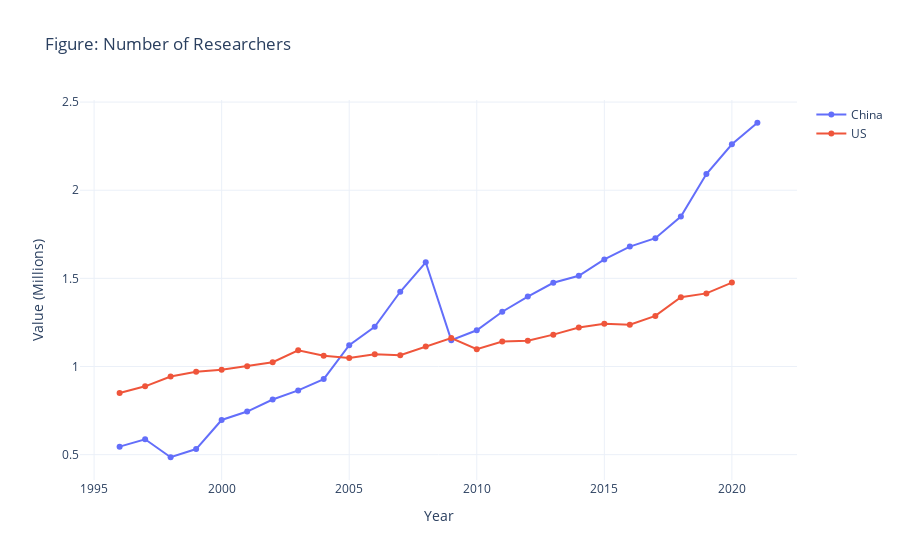

Write notebook code for a chart like this one.
### Code cell
# Test Researchers plot
researchers_source = "Number of Researchers"
if 'source' in article_data.columns:
    researchers_data = article_data[article_data['source'] == researchers_source]
    
    if not researchers_data.empty:
        # Scale the values to millions for better display
        researchers_data['value'] = researchers_data['value'] / 1e6
        fig = create_article_plot(researchers_data, researchers_source)
        fig.update_layout(yaxis_title="Value (Millions)")
        fig.show()
    else:
        print(f"No data found for '{researchers_source}'")
else:
    print("Article data does not have a 'source' column")

### Figure 1 — Plotly figure (JSON) as saved in the notebook; plotly's stock layout.template omitted (floating-point values rounded to 4 significant figures)
{"data": [{"line": {"width": 2}, "marker": {"size": 6}, "mode": "lines+markers", "name": "China", "type": "scatter", "x": [1996.0, 1997.0, 1998.0, 1999.0, 2000.0, 2001.0, 2002.0, 2003.0, 2004.0, 2005.0, 2006.0, 2007.0, 2008.0, 2009.0, 2010.0, 2011.0, 2012.0, 2013.0, 2014.0, 2015.0, 2016.0, 2017.0, 2018.0, 2019.0, 2020.0, 2021.0], "y": [0.5454, 0.5872, 0.4853, 0.5317, 0.6967, 0.7446, 0.8128, 0.8644, 0.9286, 1.121, 1.226, 1.424, 1.591, 1.149, 1.205, 1.311, 1.396, 1.475, 1.515, 1.607, 1.68, 1.728, 1.851, 2.092, 2.26, 2.383]}, {"line": {"width": 2}, "marker": {"size": 6}, "mode": "lines+markers", "name": "US", "type": "scatter", "x": [1996.0, 1997.0, 1998.0, 1999.0, 2000.0, 2001.0, 2002.0, 2003.0, 2004.0, 2005.0, 2006.0, 2007.0, 2008.0, 2009.0, 2010.0, 2011.0, 2012.0, 2013.0, 2014.0, 2015.0, 2016.0, 2017.0, 2018.0, 2019.0, 2020.0], "y": [0.8493, 0.8876, 0.9436, 0.9704, 0.9816, 1.002, 1.024, 1.092, 1.061, 1.048, 1.07, 1.065, 1.113, 1.161, 1.098, 1.142, 1.146, 1.181, 1.222, 1.243, 1.238, 1.287, 1.393, 1.415, 1.476]}], "layout": {"hovermode": "x unified", "title": {"text": "Figure: Number of Researchers"}, "xaxis": {"title": {"text": "Year"}}, "yaxis": {"title": {"text": "Value (Millions)"}}}}
